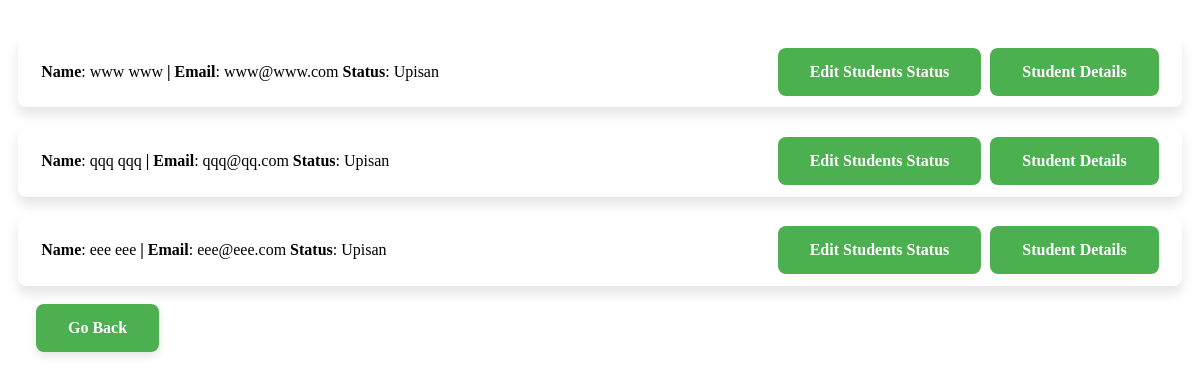
Screenshot of /subject_Students/4/0/ (signed in) with the database file from the repository.
### app/models.py (models this page shows, shortened)
class EnrollmentForm(models.Model):
    student_id = models.ForeignKey(myUser, on_delete=models.CASCADE, null=True, blank=True)
    subject_id = models.ForeignKey(Subjects, on_delete=models.CASCADE, null=True, blank=True)
    STATUS = (
        ("Neupisan", "Neupisan"),
        ("Upisan", "Upisan"),
        ("Polozen", "Polozen"),
        ("Izgubio potpis", "Izgubio potpis")
    )
    status = models.CharField(max_length=15, choices=STATUS, default="Neupisan")
    class Meta:
        unique_together = ('student_id', 'subject_id')

class myUser(AbstractUser):
    STATUS_CHOICES = (
        ("None", "None"),
        ("Redovni", "Redovni"),
        ("Izvanredni", "Izvanredni"),
    )
    status = models.CharField(max_length=10, choices=STATUS_CHOICES, default="None")
    role = models.ForeignKey(Role, on_delete=models.CASCADE, null=False, blank=False)
    groups = models.ManyToManyField(Group, related_name='myUser_set', blank=True)
    username = None
    email = models.EmailField('email address', unique=True)
    USERNAME_FIELD = 'email'
    REQUIRED_FIELDS = ['first_name', 'last_name', 'password', 'status', 'role']
    user_permissions = models.ManyToManyField(
        'auth.Permission',
        related_name='myUser_set',
        blank=True,
    )

### app/views.py (the view)
# urls.py: path('subject_Students/<int:id>/<int:prof_id>/', views.subject_Students, name="subject_Students"),
@login_required(login_url="/login/")
@user_passes_test(admin_or_professor_Check, login_url="/login/")
def subject_Students(request, id, prof_id):
    enr_forms = EnrollmentForm.objects.filter(subject_id=id)
    return render(request, 'subject_Students.html', {"data" : enr_forms, "prof" : prof_id, "subject" : id})

### app/views.py (called while the page is built)
def admin_Check(user):
    return user.role_id == 3 ## admin

def professor_Check(user):
    return user.role_id == 4 ## professor

def admin_or_professor_Check(user):
    return admin_Check(user) or professor_Check(user)

### app/templates/subject_Students.html (shortened to what this page needs)
{% extends 'index.html' %}
{% block lists %}
<form method="get">
    <br>
    {% for student in data %}
    <div class="list_box">
        <div class="list_box_1">
            <ul>
                <li><p><strong>Name</strong>: {{student.student_id.first_name}}</p></li>
                <li><p>{{student.student_id.last_name}} <strong>|</strong> </p></li>
                <li><p><strong>Email</strong>: {{student.student_id.email}}</p></li>
                <li><p><strong>Status</strong>: {{student.status}}</p></li>
            </ul>
        </div>
        <div class="list_box_2">
            {% if student.status != 'Polozen' and student.status != 'Izgubio potpis'%}
            <div class="more_buttons">
                <a href="{%url 'prof_Edits_Student' subject=subject student=student.student_id.id prof=prof %}">Edit Students Status</a>
            </div>
            {% elif not prof %}
            <div class="more_buttons">
                <a href="{%url 'prof_Edits_Student' subject=subject student=student.student_id.id prof=prof %}">Edit Students Status</a>
            </div>
            {% endif %}
            <div class="more_buttons">
                <a href="{% url 'student_Details' student=student.student_id.id prof=prof subject=subject%}">Student Details</a>
            </div>
        </div>
    </div>
    {% endfor %}
    {% if prof %}
    <div class="lower_button">
        <a href="{% url 'prof_Subjects' prof %}">Go Back</a>
    </div>
    {% else %}
    <div class="lower_button">
        <a href="{% url 'list_Subjects'%}">Go Back</a>
    </div>
    {% endif %}
</form>
{% endblock %}

### app/templates/index.html (shortened to what this page needs)
{%load static%}
<!DOCTYPE html>
<html lang="en">
<head>
    <link rel="stylesheet" type="text/css" href="{% static 'css/style.css' %}">
</head>
<body>
  {% block lists %}
  {% endblock %}
</body>
</html>

### app/static/css/style.css (style rules this page uses)
* { margin: 0; padding: 0; box-sizing: border-box; }
.list_box { margin: 1.5%; border-radius: 8px; display: flex; flex-wrap: nowrap; flex-direction: row; align-items: center; justify-content: space-between; box-shadow: 0 8px 12px rgba(0, 0, 0, 0.1); }
.list_box_1 li { display: inline-block; }
.list_box_1 { margin: 1% 0 1% 2%; font-size: medium; }
.list_box_2 { margin: 1% 2% 1% 0; text-decoration: none; }
.more_buttons { border: none; color: white; font-size: 16px; text-align: center; border-radius: 8px; padding: 15px 32px; margin-left: 5px; display: inline-block; text-decoration: none; background-color: #4CAF50; }
.more_buttons a, .more_buttons input { border: 0; margin: 0; color: white; font-weight: bold; text-decoration: none; background-color: #4CAF50; }
.lower_button { position: absolute; left: 3%; border: none; color: white; font-size: 16px; text-align: center; border-radius: 8px; padding: 15px 32px; display: inline-block; text-decoration: none; background-color: #4CAF50; box-shadow: 0 4px 8px rgba(0, 0, 0, 0.1); }
.lower_button a { border: 0; margin: 0; color: white; font-weight: bold; text-decoration: none; background-color: #4CAF50; }

### rows the page displays
EnrollmentForm: student_id.first_name "www", student_id.last_name "www", student_id.email "www@www.com", status "Upisan", shows "Edit Students Status"
EnrollmentForm: student_id.first_name "qqq", student_id.last_name "qqq", student_id.email "qqq@qq.com", status "Upisan", shows "Edit Students Status"
EnrollmentForm: student_id.first_name "eee", student_id.last_name "eee", student_id.email "eee@eee.com", status "Upisan", shows "Edit Students Status"
